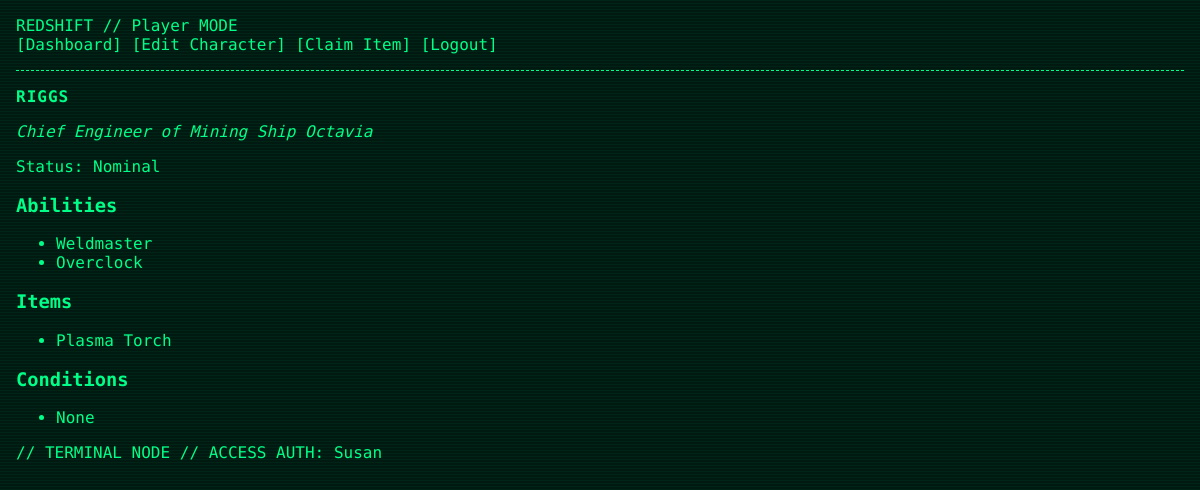
/dashboard (signed in), run on an earlier commit of the app's database.
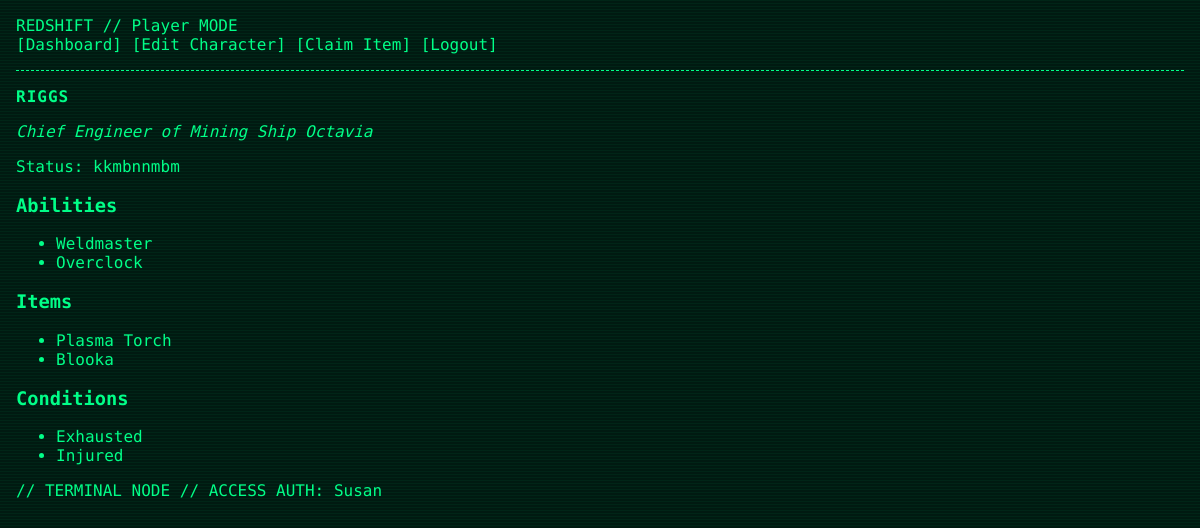
And on a later commit of the database.
### app/models.py (models this page shows)
class Character(db.Model):
    id = db.Column(db.Integer, primary_key=True)
    name = db.Column(db.String(64), nullable=False)
    position = db.Column(db.String(100))
    affiliation = db.Column(db.String(100))
    status = db.Column(db.String(50), default="Nominal")
    abilities = db.Column(db.PickleType, default=list)   # List of strings
    conditions = db.Column(db.PickleType, default=list)  # List of strings (empty at start)
    items = db.Column(db.PickleType, default=list)        # List of strings
    user_id = db.Column(db.Integer, db.ForeignKey('user.id'))

### app/routes.py (the view)
@main_bp.route('/dashboard')
@login_required
def dashboard():
    if current_user.role == 'Control':
        from .models import User, Character
        all_users = User.query.all()
        all_characters = Character.query.all()
        return render_template('control_dashboard.html', users=all_users, characters=all_characters)
    else:
        return render_template('dashboard.html', character=current_user.character)

### app/models.py (called while the page is built)
@login_manager.user_loader
def load_user(user_id):
    return User.query.get(int(user_id))

### app/templates/dashboard.html
{% extends "base.html" %}
{% block content %}
{% if character %}
<h2>{{ character.name }}</h2>
<p><em>{{ character.position }} of {{ character.affiliation }}</em></p>
<p>Status: {{ character.status }}</p>
<h3>Abilities</h3>
<ul>
  {% for a in character.abilities %}
    <li>{{ a }}</li>
  {% endfor %}
</ul>
<h3>Items</h3>
<ul>
  {% for i in character.items %}
    <li>{{ i }}</li>
  {% endfor %}
</ul>
<h3>Conditions</h3>
<ul>
  {% if character.conditions %}
    {% for c in character.conditions %}
      <li>{{ c }}</li>
    {% endfor %}
  {% else %}
    <li>None</li>
  {% endif %}
</ul>
{% else %}
  <p>You don't have a character yet.</p>
  <p><a href="{{ url_for('main.create_character') }}">Create One Now</a></p>
{% endif %}
{% endblock %}

What changed in the data, as far as the page shows it:
changed Character "RIGGS": status "Nominal" → "kkmbnnmbm"
Also different on the page:
new list line: "Blooka"
new list line: "Exhausted"
new list line: "Injured"
text no longer shown: "None"
